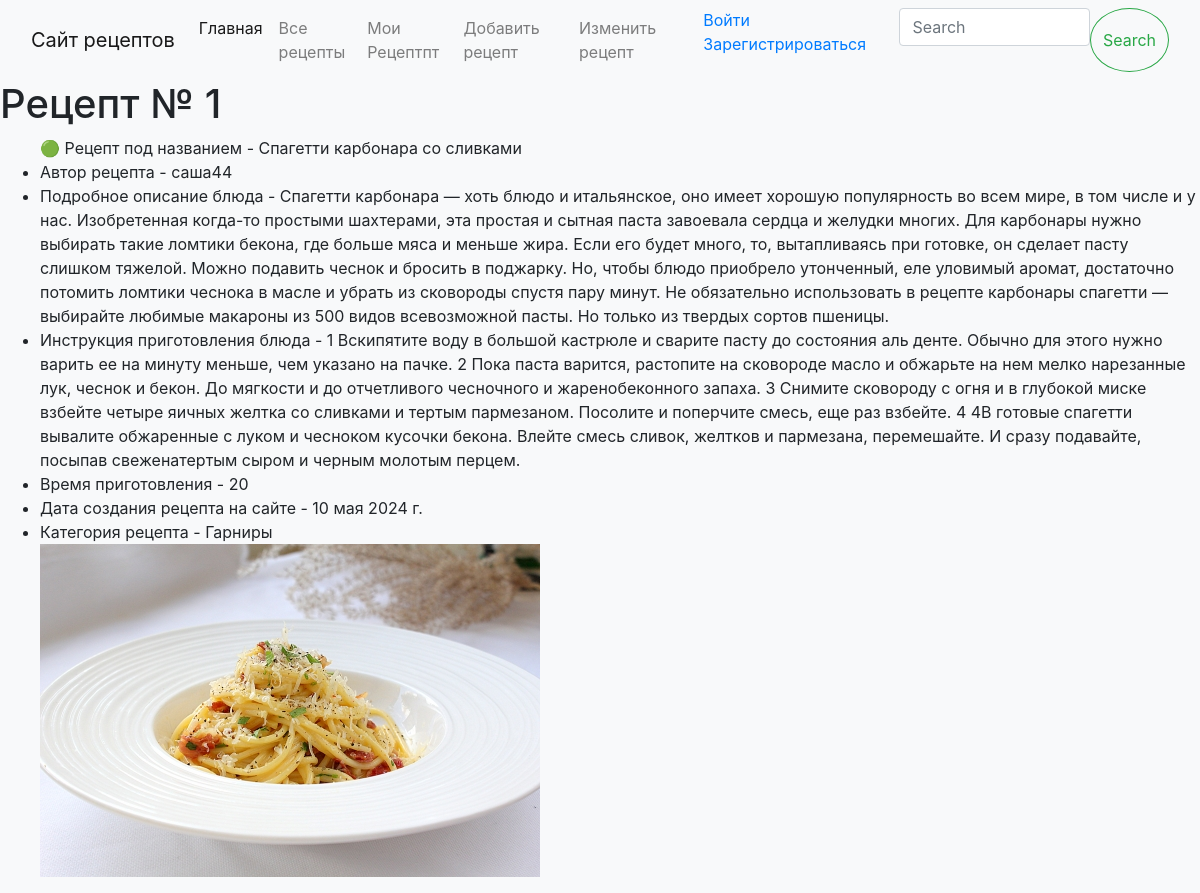
/one_recipes/1/, run on the app's committed database.
### start1_app/models.py (models this page shows, shortened)
class Recipes(models.Model):
    author = models.ForeignKey(get_user_model(), on_delete=models.SET_NULL, related_name="recipts",
                               null=True, default=None)  # Автор
    name = models.CharField(max_length=64, blank=False)
    description = models.TextField()
    cooking_instructions = models.CharField(max_length=100) # Шаги приготовления
    cooking_time = models.IntegerField()  # Время приготовления (в минутах)
    image = models.ImageField(upload_to='recipe_images', default='default_image.jpg')  # Изображение
    register_date = models.DateField(auto_now_add=True)

class RecipeCategories(models.Model):
    name = models.CharField(max_length=64, blank=False)
    description = models.TextField()

### start1_app/views.py (the view)
# urls.py: path("one_recipes/<int:pk_recipet>/", one_recipes, name="one_recipes"),
def one_recipes(request, pk_recipet):
    product = Recipes.objects.get(pk=pk_recipet)
    img = product.image.url
    message = f'Рецепт № {product.pk} {product.name}'
    catigories_temp = product.in_order.all()
    for category in catigories_temp:
        c = category.category.name
    return render(request, 'start1_app/one_recipes.html',
                  {'message': message, "prod": product, 'img':img, 'c':c})

### start1_app/templates/start1_app/one_recipes.html (shortened to what this page needs)
{% extends 'base.html' %}
    {% block content %}
    <h1> Рецепт № {{ prod.pk }} </h1>
      <ul> 🟢 Рецепт под названием - {{ prod.name }}
         <li>Автор рецепта - {{ prod.author }} </li>
          <li>Подробное описание блюда - {{ prod.description }} </li>
          <li> Инструкция приготовления блюда - {{ prod.cooking_instructions }} </li>
          <li> Время приготовления - {{ prod.cooking_time }} </li>
          <li>Дата создания рецепта на сайте - {{ prod.register_date }} </li>
          <li>Категория рецепта - {{ c }} </li>
          <img src= '{{ img }}' alt="{{ product.name }}">
    {% endblock %}

### templates/base.html (style rules this page uses)
body { background-color: #f8f9fa; }

### data on the page
Recipes: pk "1", name "Спагетти карбонара со сливками", author "саша44", description "Спагетти карбонара — хоть блюдо и итальянское, оно имеет хорошую популярность во всем мире, в том числе и у нас. Изобретенная когда-то простыми шахтерами, эта простая и сытная паста завоевала сердца и желудки многих. Для карбонары нужно выбирать такие ломтики бекона, где больше мяса и меньше жира. Если его будет много, то, вытапливаясь при готовке, он сделает пасту слишком тяжелой. Можно подавить чеснок и бросить в поджарку. Но, чтобы блюдо приобрело утонченный, еле уловимый аромат, достаточно потомить ломтики чеснока в масле и убрать из сковороды спустя пару минут. Не обязательно использовать в рецепте карбонары спагетти — выбирайте любимые макароны из 500 видов всевозможной пасты. Но…", cooking_instructions "1 Вскипятите воду в большой кастрюле и сварите пасту до состояния аль денте. Обычно для этого нужно варить ее на минуту меньше, чем указано на пачке. 2 Пока паста варится, растопите на сковороде масло и обжарьте на нем мелко нарезанные лук, чеснок и бекон. До мягкости и до отчетливого чесночного и жаренобеконного запаха. 3 Снимите сковороду с огня и в глубокой миске взбейте четыре яичных желтка со сливками и тертым пармезаном. Посолите и поперчите смесь, еще раз взбейте. 4 4В готовые спагетти вывалите обжаренные с луком и чесноком кусочки бекона. Влейте смесь сливок, желтков и пармезана, перемешайте. И сразу подавайте, посыпав свеженатертым сыром и черным молотым перцем.", cooking_time "20", register_date "10 мая 2024 г."
RecipeCategories: name "Гарниры"
